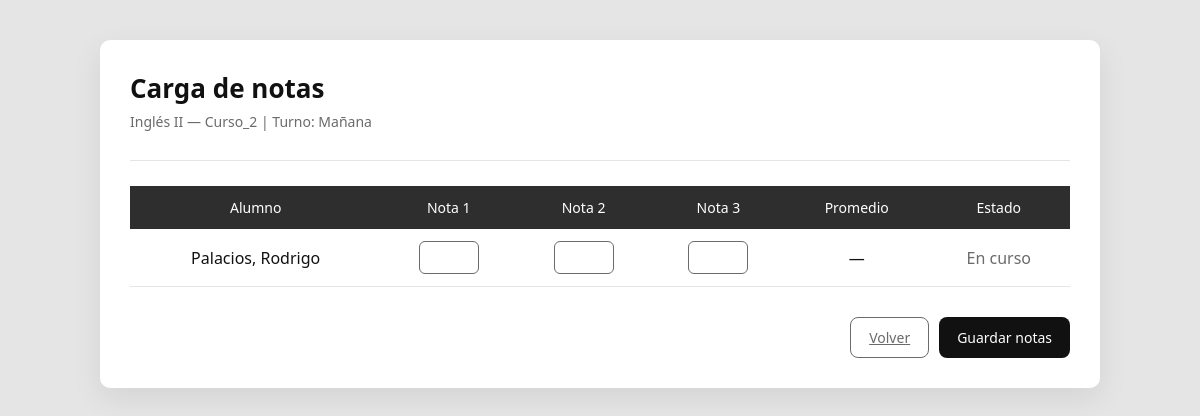
The app's page /profesores/cargar-nota/15/ (signed in), older data.
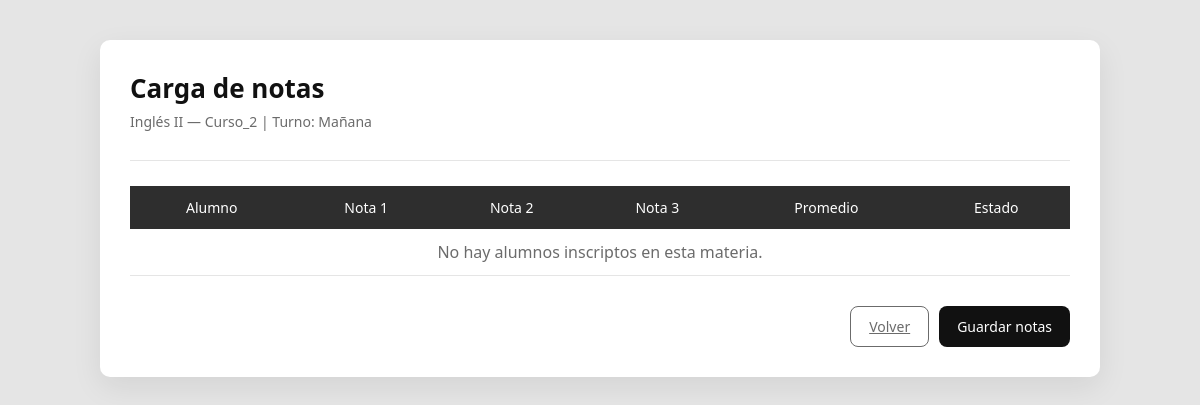
The same page, newer data.
### UTN/models.py (models this page shows, shortened)
class AlumnoMateriaCurso(models.Model):
    id_alumno_materia_curso = models.AutoField(primary_key=True)
    alumno = models.ForeignKey(
        Alumno,
        on_delete=models.CASCADE,
        related_name='materias_curso'
    )
    materia_curso = models.ForeignKey(
        MateriaCurso,
        on_delete=models.CASCADE,
        related_name='alumnos'
    )
    nota_1 = models.PositiveSmallIntegerField(null=True, blank=True)
    nota_2 = models.PositiveSmallIntegerField(null=True, blank=True)
    nota_3 = models.PositiveSmallIntegerField(null=True, blank=True)
    promedio = models.FloatField(null=True, blank=True)
    nota = models.PositiveSmallIntegerField(null=True, blank=True)
    aprobado = models.BooleanField(default=False)
    finalizado = models.BooleanField(default=False)
    class Meta:
        unique_together = ('alumno', 'materia_curso')

class Alumno(models.Model):
    user = models.OneToOneField(settings.AUTH_USER_MODEL, on_delete=models.CASCADE, related_name='alumno', null=True)
    id_alumno = models.AutoField(primary_key=True)
    nombre = models.CharField(max_length=50, default="")
    apellido = models.CharField(max_length=50, default="")
    dni = models.CharField(max_length=20, unique=True, default="")
    email = models.EmailField(default="")
    anio_universitario = models.PositiveIntegerField(validators=[MinValueValidator(1), MaxValueValidator(10)], default=1)
    carrera = models.ForeignKey(Carrera, on_delete=models.CASCADE, related_name='alumnos', null=True, blank=True)

### UTN/views.py (the view, shortened to what this page needs)
# urls.py: path("profesores/cargar-nota/<int:clase_id>/", cargar_nota, name="cargar_nota"),
@login_required
def cargar_nota(request, clase_id):
    curso = get_object_or_404(
        MateriaCurso,
        id_materia_curso=clase_id
    )
    inscripciones = AlumnoMateriaCurso.objects.filter(
        materia_curso=curso
    ).select_related('alumno')
    return render(
        request,
        "profesores/cargar_nota.html",
        {
            "curso": curso,
            "inscripciones": inscripciones
        }
    )

### UTN/templates/profesores/cargar_nota.html (shortened to what this page needs)
<!DOCTYPE html>
<html lang="es">
<head>
</head>
<body>
<div class="container">
    <div class="header">
        <h1>Carga de notas</h1>
        <p>
            {{ curso.materia.nombre }} —
            {{ curso.curso.nombre }} |
            Turno: {{ curso.get_turno_cursado_display }}
        </p>
    </div>
    <form method="post">
        <table>
            <thead>
                <tr>
                    <th>Alumno</th>
                    <th>Nota 1</th>
                    <th>Nota 2</th>
                    <th>Nota 3</th>
                    <th>Promedio</th>
                    <th>Estado</th>
                </tr>
            </thead>
            <tbody>
                {% for ins in inscripciones %}
                <tr>
                    <td>
                        {{ ins.alumno.apellido }}, {{ ins.alumno.nombre }}
                    </td>
                    <td>
                        <input type="number" min="1" max="10"
                            name="nota_1_{{ ins.pk }}"
                            value="{{ ins.nota_1|default_if_none:'' }}">
                    </td>
                    <td>
                        <input type="number" min="1" max="10"
                            name="nota_2_{{ ins.pk }}"
                            value="{{ ins.nota_2|default_if_none:'' }}">
                    </td>
                    <td>
                        <input type="number" min="1" max="10"
                               name="nota_3_{{ ins.pk }}"
                               value="{{ ins.nota_3|default_if_none:'' }}">
                    </td>
                    <td>
                        {{ ins.promedio|default:"—" }}
                    </td>
                    <td>
                        {% if ins.finalizado %}
                            {% if ins.aprobado %}
                                <span class="estado-aprobado">Aprobado</span>
                            {% else %}
                                <span class="estado-desaprobado">Desaprobado</span>
                            {% endif %}
                        {% else %}
                            <span class="estado-curso">En curso</span>
                        {% endif %}
                    </td>
                </tr>
                {% empty %}
                <tr>
                    <td colspan="6" style="text-align:center; color: var(--gris);">
                        No hay alumnos inscriptos en esta materia.
                    </td>
                </tr>
                {% endfor %}
            </tbody>
        </table>
        <div class="acciones">
            <a href="{% url 'mis_clases' %}" class="btn btn-volver">
                Volver
            </a>
            <button type="submit" class="btn btn-guardar">
                Guardar notas
            </button>
        </div>
    </form>
</div>
</body>
</html>

Row changes from the older to the newer data that the page shows:
removed AlumnoMateriaCurso: alumno.apellido "Palacios", alumno.nombre "Rodrigo", promedio "—", finalizado "En curso"
Text that changed along with them:
text now shown: "No hay alumnos inscriptos en esta materia."
